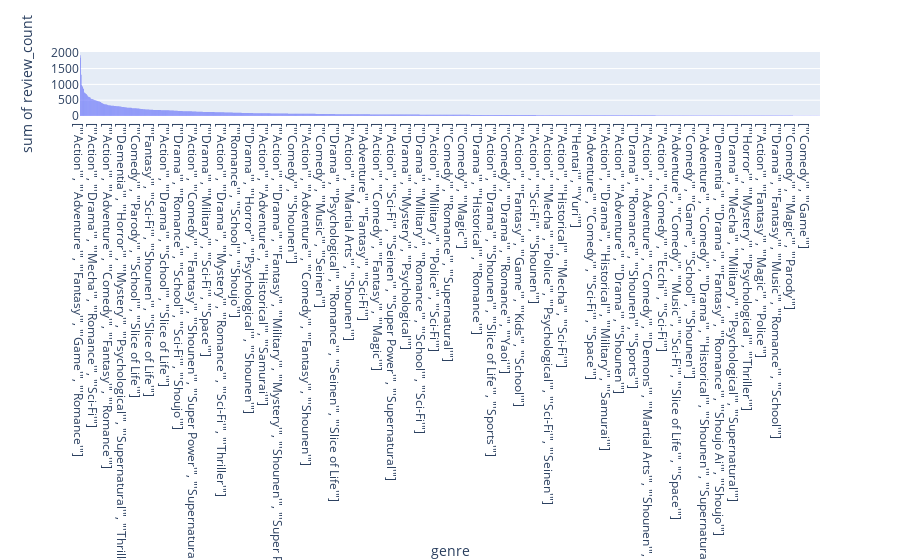

Write notebook code for a chart like this one.
### Code cell
fig = px.histogram(reviews_grouped[reviews_grouped.review_count>10], x='genre', y='review_count' )
fig.show()

### Figure 1 — Plotly figure (JSON) as saved in the notebook; plotly's stock layout.template omitted (floating-point values rounded to 4 significant figures; data arrays with more than 128 entries replaced by an {"elided": "..."} marker saying what was removed)
{"data": [{"alignmentgroup": "True", "bingroup": "x", "histfunc": "sum", "hovertemplate": "genre=%{x}<br>sum of review_count=%{y}<extra></extra>", "legendgroup": "", "marker": {"color": "#636efa"}, "name": "", "offsetgroup": "", "orientation": "v", "showlegend": false, "type": "histogram", "x": {"elided": "1508 str values"}, "xaxis": "x", "y": {"elided": "1508 int values"}, "yaxis": "y"}], "layout": {"barmode": "relative", "legend": {"tracegroupgap": 0}, "margin": {"t": 60}, "xaxis": {"anchor": "y", "domain": [0, 1], "title": {"text": "genre"}}, "yaxis": {"anchor": "x", "domain": [0, 1], "title": {"text": "sum of review_count"}}}}
